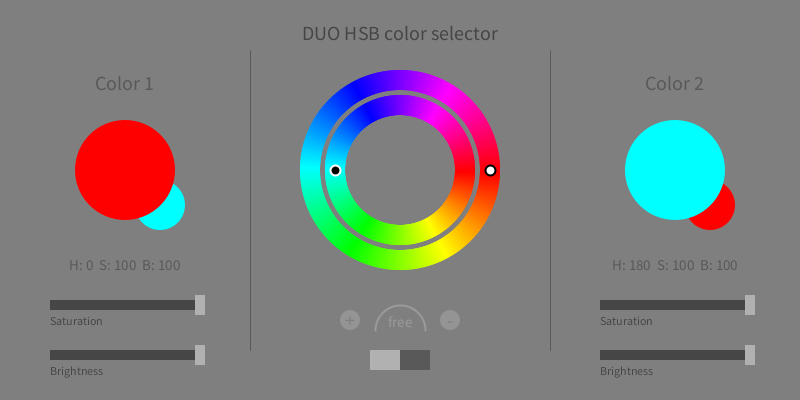
Frame 1 (no input)
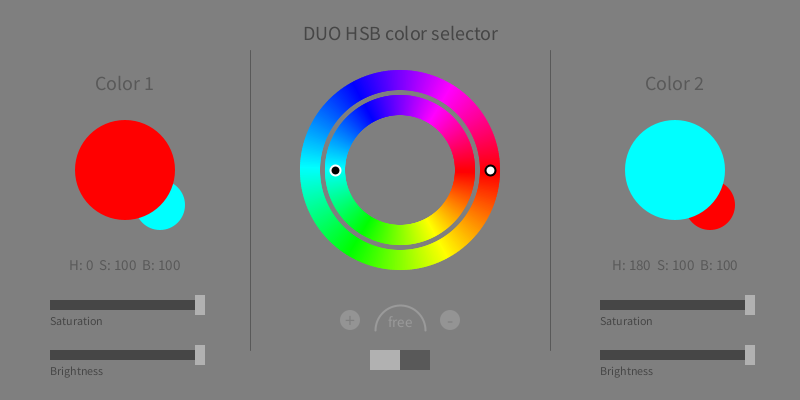
Frame 60 (the mouse pressed at the canvas centre just before this capture)
Frame 120 (the mouse held since frame 60 and released just before this capture): identical to frame 60, image omitted

The Processing sketch that drew these frames (run headless with seeded random() and noise(); from frame 60 on, the mouse is pressed at the canvas centre):

// Processing sketch: processing_178845
// ── processing_178845.pde

disk[] d;  //color disks
slider[] sb;    //horizontal sliders for saturation and brightness
radialSlider[] rs;    //radial sliders for hue
displayColor[] c;    //color displays
onOff button;  //button the lock the angle between the colors' hue
arch a;  //arc to vizualise the locked angle


/*-------------------------------------------------------*/


void setup()
{
  size(800, 400);
  smooth();
  colorMode(HSB, 360, 100, 100);
  
  
  //create disks
  float diskX = width/2;
  float diskY = 170;
  d = new disk[2];  
  d[0] = new disk(diskX, diskY, 80, 100);  //Color 1
  d[1] = new disk(diskX, diskY, 55, 75);  //Color 2
  
  
  //create round sliders to choose the hue
  color white = color(360);
  color black = color(0);
  rs = new radialSlider[2];
  rs[0] = new radialSlider(diskX, diskY, (d[0].rInt + d[0].rExt)/2, 0, black, white);  //Color 1
  rs[1] = new radialSlider(diskX, diskY, (d[1].rInt + d[1].rExt)/2, PI, white, black);  //Color 2
  
  
  //create angle locker
  button = new onOff(width/2 - 30, height - 50);  //on/off button to lock the angle between the colors
  a = new arch(width/2, height - 70); //arc the indicates the angle between the colors when button is locked
  
  
  //create the color diplays
  c = new displayColor[2];
  c[0] = new displayColor(250/2, diskY, "Color 1");  //Color 1
  c[1] = new displayColor(width - 250/2,diskY, "Color 2");  //Color 2
  
  
  //create horizontal sliders
  sb = new slider[4]; 
  
  //data of the sliders
  int scroller_size = 150;
  int xC1 = 50;  //x position for color 1
  int xC2 = width - scroller_size - xC1; //x position for color 2
  int yS = height - 100; //y position for saturation
  int yB = height - 50; //y position for brightness
  String txtS = "Saturation"; //text of the saturatijon scroller
  String txtB = "Brightness"; //text of the brightness scroller
  
  //saturation
  sb[0] = new slider(xC1, yS, scroller_size, txtS);  //saturation color 1
  sb[1] = new slider(xC2, yS, scroller_size, txtS);  //saturation color 2
  // brightness
  sb[2] = new slider(xC1, yB, scroller_size, txtB);  //brightness color 1
  sb[3] = new slider(xC2, yB, scroller_size, txtB);  //brightness color 2
}


/*-------------------------------------------------------*/


void draw()
{
  //DISPLAY LAYOUT ELEMENTS
  background(180);
  
  
  //display lines
  stroke(127);
  strokeWeight(1);
  line(250, 50, 250, height-50);
  line(width - 250, 50, width - 250, height-50);
  
  
  //display title
  fill(100);
  textAlign(CENTER);
  textSize(20);
  text("DUO HSB color selector", width/2, 40);
  
  
  
  //SET VALUES
  //set the colors of the bigger disk
  d[0].setSaturation(sb[0].r, sb[0].w);
  d[0].setBrightness(sb[2].r, sb[1].w); 
  
  //set the colors of the smaller disk  
  d[1].setSaturation(sb[1].r, sb[2].w);
  d[1].setBrightness(sb[3].r, sb[3].w);
  
  
  //set the color 1
  c[0].setColor1(degrees(rs[0].teta), d[0].s, d[0].b);
  c[0].setColor2(degrees(rs[1].teta), d[1].s, d[1].b);
  
  //set the color 2
  c[1].setColor1(degrees(rs[1].teta), d[1].s, d[1].b);
  c[1].setColor2(degrees(rs[0].teta), d[0].s, d[0].b);
  
  
  //set the colors when locked
  rs[0].lockColors(rs[1].teta, TWO_PI - radians(a.teta), button.lock, rs[1].drag);
  rs[1].lockColors(rs[0].teta, radians(a.teta), button.lock, rs[0].drag);
  
  
  
  //DISPLAY ELEMENTS
  for (int i = 0; i < 2; i++)
  {
    //display disks
    d[i].display();
    
    //display round sliders
    rs[i].dragRSlider(mouseX, mouseY);    
    rs[i].display();
       
    //display colors 
    c[i].display();
  } 
 
 
   //display horizontal sliders
  for(int i = 0; i < 4; i++)
  {
    sb[i].displayBar();
    sb[i].rollover(mouseX, mouseY);
    sb[i].dragSlider(mouseX, mouseY); 
    sb[i].displaySlider();
  }
 
 
 //display angle locker
  button.displayBg();
  button.displayButton();
  
  a.rollover(mouseX, mouseY, button.lock);
  a.display(button.lock);
  a.displayControls(); 
  a.fade(button.lock);
}


/*-------------------------------------------------------*/


void mousePressed()
{    
  for(int i = 0; i < 4; i++)  
  {
    sb[i].mousePress(mouseX, mouseY);  //click to drag the slider
    sb[i].mouseClick(mouseX, mouseY);  //click on the bar
  }
  for(int i = 0; i < 2; i++)  {  rs[i].mousePress(mouseX, mouseY);  }  //click to drag the radial slider
  a.mouseClick(mouseX, mouseY, button.lock);  //click to change the angle
  button.mouseclick(mouseX, mouseY);  //click to lock/unlock the angle
}


/*-------------------------------------------------------*/


void mouseReleased()  //reset colors and stop dragging
{ 
  for(int i = 0; i < 4; i++)
  {  
    sb[i].stopDrag();  //slider
    sb[i].stopClick();  //bar
  }  
  for(int i = 0; i < 2; i++)  {  rs[i].stopDrag();  }  //radial slider
  a.stopClick();  //angle controllers
}


/*-------------------------------------------------------*/


class onOff
{
  int x,y;  //position of the begin of the button
  int r;  //status of the button position
  boolean lock; //true: angle locked, false: colors can be change independently
  
  
  onOff(float x_, float y_)
  {
    r =  0;
    x = int(x_);
    y = int(y_);
    lock = false;
  }
  
  
  void displayBg()
  {
    noStroke();  
    fill(127);
    rectMode(CORNER);
    rect(x, y, 60, 20);
  }
  
  
  void displayButton()
  {
    noStroke();   
    fill(250);
    rectMode(CORNER);
    rect(x + r, y, 30, 20);
  }
  
  
  void mouseclick(int mx, int my)
  {
    boolean testX = ((mx - x) > (30 - r)) && ((mx - x) < (60 - r));
    boolean testY = ((my - y) > 0) && ((my  - y) < 20);
    if (testX && testY)
    {
      if (r != 0)
      {
        r = 0;
        lock = false;
      }
      else
      {
        r = 30;
        lock = true;
      }
    }
  }
}

/*-------------------------------------------------------*/


class arch
{
  int x, y;  //position of the center of the arc
  int diam;  //diameter
  int teta;  //lock angle
  boolean rollPlus, rollMinus;  //true: cursor over the controller
  boolean clickPlus, clickMinus; //true: mouse click of the controller
  
  
  arch(float x_, float y_)
  {
    diam = 50;
    teta = 180;
    x = int(x_);
    y = int(y_);
    rollMinus = rollPlus = false;
    clickMinus = clickPlus = false;
  }
  
  
  void display(boolean lock)
  {
    //display the angle as an image
    if(lock)
    {
      noStroke();
      fill(100);
      arc(x, y, diam, diam, TWO_PI - radians(teta), TWO_PI);
    }
    
    //display the arc
    strokeWeight(2);
    stroke(270);
    noFill();  
    arc(x, y, diam, diam, PI, TWO_PI);
    
    //display the angle as points on 0 degrees and teta
    if(lock)
    {
      strokeWeight(5);
      stroke(0);
      point(x + diam/2, y);
      point(x + (diam/2)*cos(radians(teta)), y - (diam/2)*sin(radians(teta)));
    }
    
    //display the angle as a text
    textAlign(CENTER, BOTTOM);
    textSize(15);
    fill(270);
    if(lock)  {  text(int(teta) + "°", x, y);  }
    else  {  text("free", x, y);  }
  
  }
  
  
  void displayControls()
  {
    noStroke();
    
    //Plus button
    if (clickPlus) {fill(330);}
    else if (rollPlus) {fill(270);}
    else {fill(250);}
    ellipse(x - 50, y - 10, 20, 20);
    
    //Minus button
    if (clickMinus) {fill(330);}
    else if (rollMinus) {fill(270);}
    else {fill(250);}
    ellipse(x + 50, y - 10, 20, 20);
    
    //Texte
    fill(180);
    textAlign(CENTER, CENTER);
    textSize(20);
    text("+", x - 50, y - 10);  //plus
    text("-", x + 50, y - 10);  //minus
  }
  
  
  void fade(boolean lock) //fade arc when the angle is free
  {
    if(!lock)
    {
      noStroke();
      fill(180, 150);
      rectMode(CENTER);
      rect(x, y - 10, 140, 40);
    }
  }
  
  
  void mouseClick(int mx, int my, boolean lock)
  {
    if (lock)
    {
      boolean testPlus = dist(mx, my, x - 50, y - 10) < 10;
      boolean testMinus = dist(mx, my, x + 50, y - 10) < 10;
      if (testPlus)
      {
        teta += 15;
        clickPlus = true;
      }
      else if (testMinus)
      {
        teta -= 15;
        clickMinus = true;
      }
      teta = constrain(teta, 0, 180);    
    }
  }
  
  
  void stopClick()
  {
    clickPlus = false;
    clickMinus = false;
  }
  
  
  void rollover(int mx, int my, boolean lock)
  {
    if (lock)
    {
      boolean testPlus = dist(mx, my, x - 50, y - 10) < 10;
      boolean testMinus = dist(mx, my, x + 50, y - 10) < 10;
      
      if (testPlus)  {  rollPlus = true;  }
      else if (testMinus)  {  rollMinus = true;  }
      else
      {
        rollPlus = false;
        rollMinus = false;
      }
    }
  }
  
}

/*-------------------------------------------------------*/


class displayColor
{
  int x, y;   //position of the center of the display
  int diam;  //diameter of the display
  int h1, s1, b1;  //hsb values of the main color
  int h2, s2, b2;  //hsb values of the other color
  String txt;   //name of the color
  
  displayColor(float x_, float y_, String txt_)
  {
    h1 = h2 = 360;
    s1 = s2 = 100;
    b1 = b2 = 100;
    diam = 100;
    x = int(x_);
    y = int(y_);    
    txt = txt_;
  }
  
  void display()
  {
    noStroke();
    
    //the other color in order to see them together
    fill(h2, s2 , b2);
    ellipse(x + 35, y + 35, diam/2,  diam/2);
    
    //the main color
    fill(h1, s1, b1);
    ellipse(x, y, diam, diam);
    
    //text
    fill(127);
    textAlign(CENTER);
    textSize(15);
    text("H: " + h1 + "  S: " + s1 + "  B: " + b1, x, y + diam);  //hsb values
    textSize(20);
    text(txt, x, y - 80);  //color name
  }
  
  void setColor1(float h_, float s_, float b_)  //set the main color
  {
    h1 = int(h_);
    s1 = int(s_);
    b1 = int(b_);
  }
  
  void setColor2(float h_, float s_, float b_)  //set the other color
  {
    h2 = int(h_);
    s2 = int(s_);
    b2 = int(b_);
  }
  
}

/*-------------------------------------------------------*/


class disk
{
  int x, y; //position of the center of the disk
  int rInt, rExt; //intern and extern radius
  float s, b;  //saturation and brightness
  
  disk(float x_, float y_, int rInt_, int rExt_)
  {
    s = 100;
    b = 100;
    x = int(x_);
    y = int(y_);
    rInt = rInt_;
    rExt = rExt_;
  }
   
  
  void display()
  {
    pushMatrix();
    translate(x, y);
    
    for (int j = 0; j < 360; j++)
    {
      rotate(radians(1));
      noStroke();
      fill(j, s, b);
      rectMode(CORNER);
      rect(rInt, 0, rExt-rInt, 3);
    }       
    popMatrix();   
  }
  
  
  void setSaturation(float r, float w)
  {
    s = map(r, 0, w, 0, 100);
  }
  
  
  void setBrightness(float r, float w)
  {
    b = map(r, 0, w, 0, 100);
  } 
  
}


/*-------------------------------------------------------*/


class radialSlider
{
  
  int x, y; //position of the center of the slider 
  int r;  //radius of the arc of the slider
  float teta;  //angle
  color c1, c2;  //colors of the stroke and fill
  int diam;  //diameter of the button of the slider
  int sx, sy;  //position of the button of the slider
  boolean drag;  //true: dragging the slider
  
  radialSlider(float x_, float y_, float r_, float teta0, color c1_, color c2_)
  {
    diam = 10;
    x = int(x_);
    y = int(y_);
    r = int(r_);
    teta = teta0; //initial angle is different for each color
    c1 = c1_;
    c2 = c2_;
    drag = false;
  }
  
  
  void display()
  {
    sx = (int)(x + r*cos(teta));
    sy = (int)(y + r*sin(teta));    
    strokeWeight(2);
    stroke(c1);
    fill(c2);    
    ellipse(sx, sy, diam, diam);
  }
  
  
  void dragRSlider(int mx, int my)
  {
    if (drag)
    { 
      PVector v1 = new PVector(x, y);
      PVector v2 = new PVector(mx,my);
      teta = angle(v1, v2);
      if (teta < 0) {teta = TWO_PI + teta;}
    }
  }
  
  
  void mousePress(int mx, int my)
  {
    if (dist(mx, my, sx, sy) < diam/2)
    {
      drag = true;
    } 
  }
    
    
  void stopDrag()
  {
    drag = false;
  }
  
  
  void lockColors(float angle1, float angle2, boolean lock, boolean dragOther)
  {
    if (lock && dragOther)
    {
      if(angle1 < angle2) {teta = angle1 + (TWO_PI - angle2);}
      else {teta = angle1 - angle2;}
    }
  }
  
}


/*-------------------------------------------------------*/


float angle(PVector v1, PVector v2)
{
  float teta = 0;
  float r = sqrt(sq(v2.y-v1.y)+sq(v2.x-v1.x));  //distance v1-v2
  
  float cteta = (v2.x - v1.x)/r;
  float steta = (v2.y - v1.y)/r;

  if (cteta >= 0 && steta >= 0) {teta = acos(abs(cteta));} //quadrant 1
  if (cteta < 0 && steta > 0) {teta = PI - acos(abs(cteta));} //quadrant 2
  if (cteta <= 0 && steta <= 0) {teta = acos(abs(cteta)) + PI;} //quadrant 3
  if (cteta > 0 && steta < 0) {teta = acos(abs(cteta)) * (-1);} //quadrant 4
  
  return teta;
}

/*-------------------------------------------------------*/


class slider
{  
  float x, y;  //position of the corner of the slider
  float w;  //width of the bar of the slider
  String txt;  //name of the slider
  float r;  //position of the button of the slider
  boolean drag;  //true: dragging the button of the slider
  boolean roll;  //true: cursor over the button of the slider
  boolean click;  //true: clicking on the bar of the slider  
  float dx, dy; //distance betwen cursor and the center of the button of the slider
    
  
  slider(float x_, float y_, float w_, String txt_)
  {
    dx = 0;
    dy = 0;
    x = x_;
    y = y_;
    w = w_;
    txt = txt_;
    r = w;  //r begins at the end of the bar
    drag = false;
    roll = false;
    click = false;  
  }
 
 
  void displayBar()
  {      
    noStroke();
    rectMode(CORNER);
    
    //display the entire bar
    fill(127); 
    rect(x, y, w, 10);
    
    //display the filled part of the bar
    if (click) {  fill(115);  }
    else {  fill(100);  }
    rect(x, y, r, 10);
    
    //display the name of  the bar
    fill(100);
    textAlign(LEFT);
    textSize(12);
    text(txt, x,y + 25);
  }
 
 
  void displaySlider()
  {  
    if (drag) {  fill(330);  }
    else if (roll) {  fill(270);  }
    else {  fill(250);  }
    
    noStroke();
    rectMode(CENTER);    
    rect(r + x, y + 5, 10, 20);
  }


  void rollover(int mx, int my)
  {
    boolean testX = ((mx - x) < (r + 5)) && ((mx - x) > (r - 5));
    boolean testY = ((my - y) < (10)) && ((my  - y) > (-10));
    
    if(testX && testY) {  roll = true;  }
    else {  roll = false;  }
  }

  
  void dragSlider(int mx, int my)
  {
    if (drag)
    {
      r = (mx - x) + dx;
      r = constrain(r, 0, w);
    }
  }
    
  
  void mousePress(int mx, int my)
  {
    boolean testX = ((mx - x) < (r + 5)) && ((mx - x) > (r - 5));
    boolean testY = ((my - y) < (10)) && ((my  - y) > (-10));
    
    if(testX && testY)
    {
      drag = true;
      dx += (mx - x) - r;     
    }
  }
 
 
  void mouseClick(int mx, int my)
  {
    boolean testX_plus = ((mx - x) > (r + 5)) && ((mx - x) < w);
    boolean testX_minus = ((mx - x) > 0) && ((mx - x) < (r - 5));
    boolean testY = ((my - y) < 10) && ((my  - y) > -10);
    
    if (testY && (testX_plus || testX_minus)) {  click = true;  }
    if (testY && testX_plus) {  r += 1;  }
    else if (testY && testX_minus) {  r -= 1;  }
  }
  
  
  void stopDrag()
  {
    drag = false;
  }
 
 
  void stopClick()
  {
    click = false;
  }
   
}
